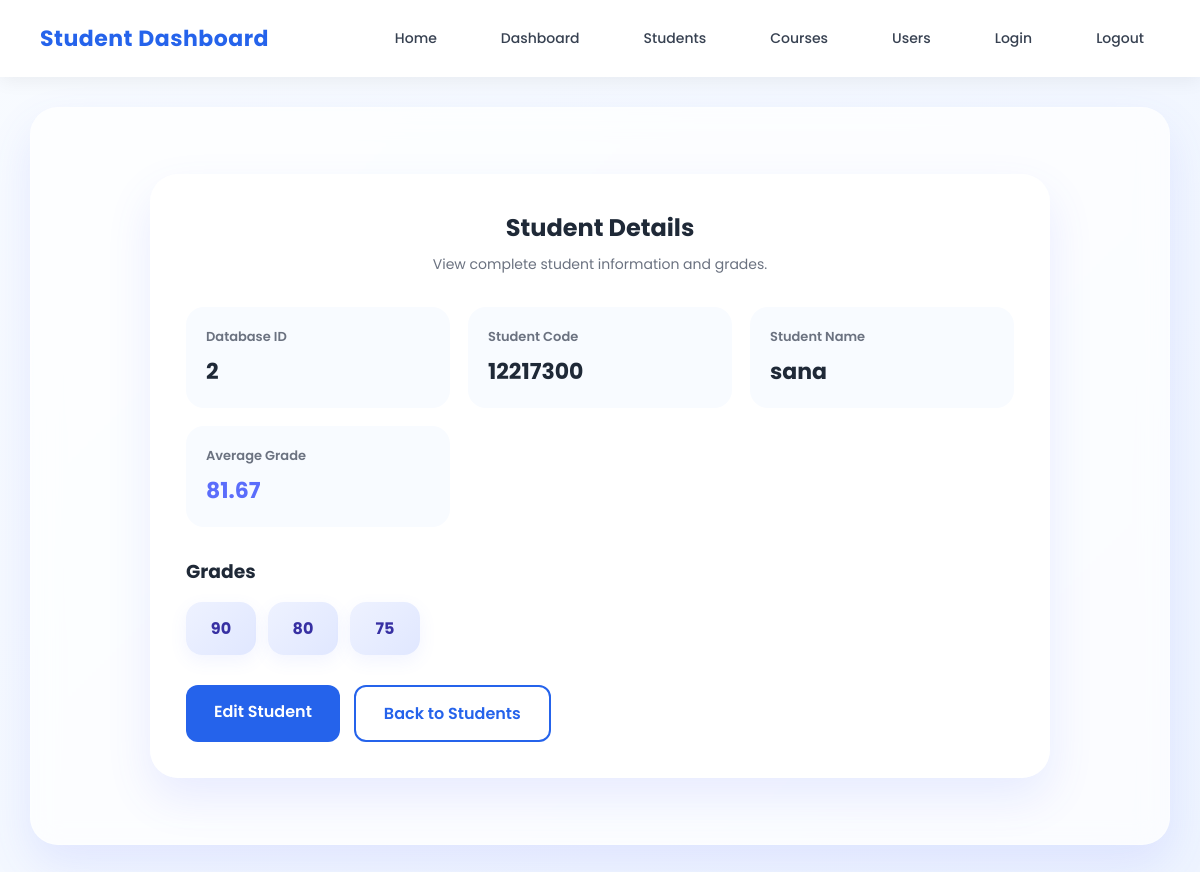
The app's page /students/2 (signed in) with its own data.
### app/models.py (models this page shows)
class Student(db.Model):
    __tablename__ = "students"
    id = db.Column(db.Integer, primary_key=True)
    student_code = db.Column(db.String(50), unique=True, nullable=False)
    name = db.Column(db.String(100), nullable=False)
    grades = db.Column(db.Text, nullable=False)
    def get_grades_list(self):
        return json.loads(self.grades)
    def calculate_average(self):
        grades = self.get_grades_list()
        return round(sum(grades) / len(grades), 2) if grades else 0

### app/students/routes.py (the view)
@students.route("/<int:student_id>")
@login_required
def student_details(student_id):
    student = Student.query.get_or_404(student_id)
    return render_template("students/student_details.html", student=student)

### app/templates/students/student_details.html
{% extends "base.html" %}
{% block content %}
<div class="student-details-page">
    <div class="details-card">
        <div class="details-header">
            <h2>Student Details</h2>
            <p>View complete student information and grades.</p>
        </div>
        <div class="details-grid">
            <div class="detail-item">
                <span class="detail-label">Database ID</span>
                <span class="detail-value">{{ student.id }}</span>
            </div>
            <div class="detail-item">
                <span class="detail-label">Student Code</span>
                <span class="detail-value">{{ student.student_code }}</span>
            </div>
            <div class="detail-item">
                <span class="detail-label">Student Name</span>
                <span class="detail-value">{{ student.name }}</span>
            </div>
            <div class="detail-item">
                <span class="detail-label">Average Grade</span>
                <span class="detail-value highlight">{{ student.calculate_average() }}</span>
            </div>
        </div>
        <div class="grades-section">
            <h3>Grades</h3>
            {% set grades = student.get_grades_list() %}
            {% if grades %}
                <div class="grades-list">
                    {% for grade in grades %}
                        <div class="grade-box">{{ grade }}</div>
                    {% endfor %}
                </div>
            {% else %}
                <p>No grades available.</p>
            {% endif %}
        </div>
        <div class="details-actions">
            <a href="{{ url_for('students.edit_student', student_id=student.id) }}" class="btn btn-primary">Edit Student</a>
            <a href="{{ url_for('students.list_students') }}" class="btn btn-secondary">Back to Students</a>
        </div>
    </div>
</div>
{% endblock %}

### app/static/css/style.css (style rules this page uses)
* { margin: 0; padding: 0; box-sizing: border-box; }
:root { --bg-1: #f8fbff; --bg-2: #eef4ff; --primary: #5b6dfb; --primary-dark: #4657e6; --text-main: #1f2937; --text-soft: #6b7280; --white: #ffffff; --border: rgba(255, 255, 255, 0.25); --shadow: 0 20px 45px rgba(91, 109, 251, 0.12); }
body { font-family: 'Poppins', sans-serif; min-height: 100vh; background: radial-gradient(circle at top left, #dfe9ff 0%, transparent 30%), radial-gradient(circle at bottom right, #e7dcff 0%, transparent 28%), linear-gradient(135deg, var(--bg-1), var(--bg-2)); color: var(--text-main); }
h1, h2 { text-align: center; margin-bottom: 10px; color: var(--text-main); font-weight: 700; }
p { text-align: center; color: var(--text-soft); line-height: 1.7; margin-bottom: 18px; font-size: 14px; }
body { font-family: 'Poppins', sans-serif; background: linear-gradient(135deg, #f8fbff, #eef4ff); color: #1f2937; }
.btn { display: inline-block; padding: 14px 28px; border-radius: 12px; text-decoration: none; font-weight: 600; transition: 0.3s ease; }
.btn-primary { background: #2563eb; color: white; }
.btn-secondary { background: white; color: #2563eb; border: 2px solid #2563eb; }
.student-details-page { padding: 30px 0; }
.details-card { max-width: 900px; margin: 0 auto; background: rgba(255, 255, 255, 0.88); border-radius: 28px; padding: 36px; box-shadow: var(--shadow); }
.details-header { text-align: center; margin-bottom: 30px; }
.details-header h2 { margin-bottom: 8px; }
.details-grid { display: grid; grid-template-columns: repeat(auto-fit, minmax(220px, 1fr)); gap: 18px; margin-bottom: 30px; }
.detail-item { background: #f8fbff; border-radius: 18px; padding: 20px; display: flex; flex-direction: column; gap: 8px; }
.detail-label { font-size: 13px; color: var(--text-soft); font-weight: 600; }
.detail-value { font-size: 22px; font-weight: 700; color: var(--text-main); }
.detail-value.highlight { color: var(--primary); }
.grades-section { margin-top: 10px; }
.grades-section h3 { margin-bottom: 16px; }
.grades-list { display: flex; flex-wrap: wrap; gap: 12px; }
.grade-box { min-width: 70px; padding: 14px 18px; border-radius: 16px; background: linear-gradient(135deg, #eef2ff, #e0e7ff); color: #3730a3; font-weight: 700; text-align: center; box-shadow: 0 6px 18px rgba(91, 109, 251, 0.08); }
.details-actions { margin-top: 30px; display: flex; gap: 14px; flex-wrap: wrap; }

### records on screen
Student: id "2", student_code "12217300", name "sana", calculate_average "81.67"

### other values on screen
{{ grade }} "90" "80" "75"
